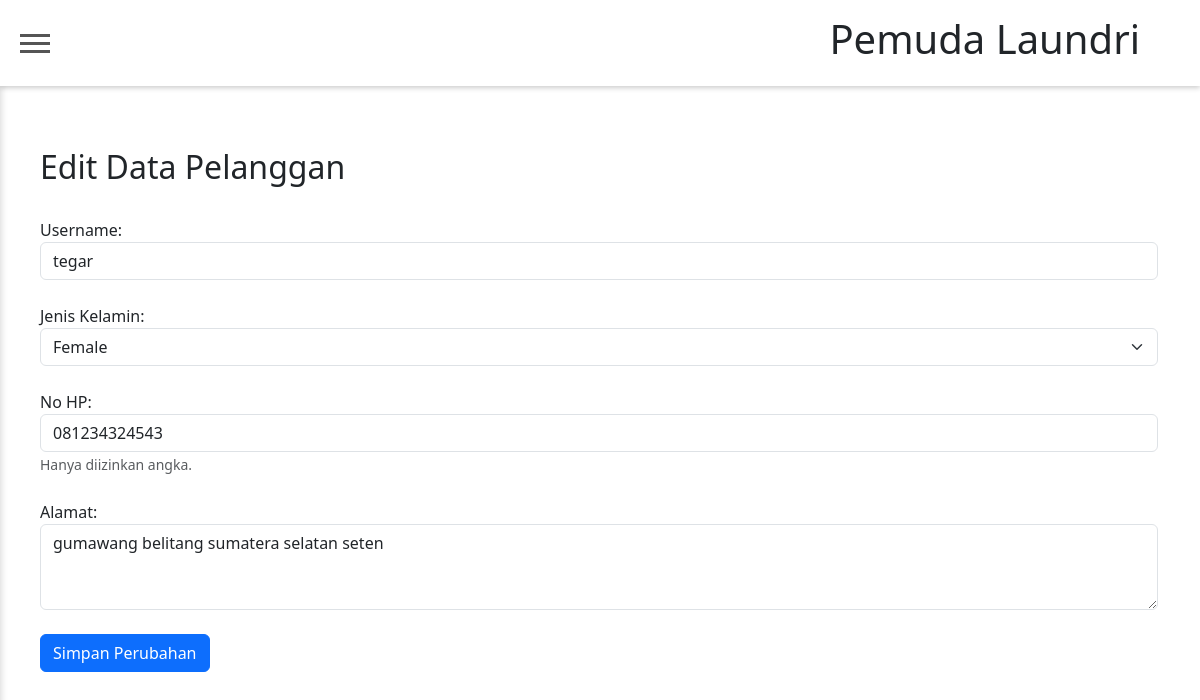
The page /admin/edit_pelanggan.php?id=2 on the database its author committed.
### tables this page shows
CREATE TABLE `pembeli` (
  `id_pelanggan` int(11) NOT NULL,
  `username` varchar(255) NOT NULL,
  `nama_pelanggan` varchar(255) NOT NULL,
  `jenis_kelamin` enum('male','female') NOT NULL,
  `telp` varchar(15) NOT NULL,
  `alamat` varchar(255) NOT NULL,
  `password` varchar(255) NOT NULL,
  `role` enum('admin','user') NOT NULL
);

### admin/edit_pelanggan.php (the view, shortened to what this page needs)
<?php
require_once '../config.php';
$id_pelanggan = $_GET['id'];
$query_select = "SELECT * FROM pembeli WHERE id_pelanggan = $id_pelanggan";
$result = mysqli_query($connect, $query_select);
$row = mysqli_fetch_assoc($result);
?>
<!DOCTYPE html>
<html lang="en">
<head>
    <link href="https://cdn.jsdelivr.net/npm/bootstrap@5.3.2/dist/css/bootstrap.min.css" rel="stylesheet"
>
</head>
<body>
    <header class="header">
        <button type="button" class="toggle" id="toggle">
            <span></span>
        </button>
        <h1>Pemuda Laundri</h1>
    </header>
    <div class="container mt-5">
        <h2>Edit Data Pelanggan</h2>
        <form action="<?= htmlspecialchars($_SERVER["PHP_SELF"]) . '?id=' . $id_pelanggan ?>" method="post">
            <br>
            <div class="form-group">
                <label for="username">Username:</label>
                <input type="text" class="form-control" name="username" id="username" value="<?= $row['username'] ?>"
                    required>
            </div>
            <br>
            <div class="form-group">
                <label for="jenis_kelamin">Jenis Kelamin:</label>
                <select class="form-select" name="jenis_kelamin" id="jenis_kelamin" required>
                    <option value="female" <?= ($row['jenis_kelamin'] === 'female') ? 'selected' : ''; ?>>Female</option>
                </select>
            </div>
            <br>
            <div class="form-group">
                <label for="telp">No HP:</label>
                <input type="tel" class="form-control" name="telp" id="telp" pattern="\d+" title="Masukkan angka saja"
                    value="<?= $row['telp'] ?>" required>
                <small id="telpHelp" class="form-text text-muted">Hanya diizinkan angka.</small>
            </div>
            <br>
            <div class="form-group">
                <label for="alamat">Alamat:</label>
                <textarea class="form-control" name="alamat" id="alamat" rows="3"
                    required><?= $row['alamat'] ?></textarea>
            </div>
            <br>
            <button type="submit" class="btn btn-primary">Simpan Perubahan</button>
        </form>
    </div>
</body>
</html>

### admin/edit_pelanggan.php (style rules this page uses)
* { margin: 0; padding: 0; }
body { background-color: white; }
.header { background: #fff; box-shadow: 0 2px 5px rgba(0, 0, 0, 0.2); padding: 15px 20px; width: 100%; position: fixed; top: 0; left: 0; z-index: 9; display: flex; align-items: center; justify-content: space-between; padding-right: 20px; }
.toggle { background: transparent; border: none; width: 30px; height: 30px; cursor: pointer; outline: 0; }
.toggle span { width: 30px; height: 3px; background: #555; display: block; position: relative; cursor: pointer; }
.toggle span:before, .toggle span:after { content: ''; position: absolute; left: 0; width: 100%; height: 100%; background: #555; transition: all 0.3s ease-out; }
.toggle span:before { top: -8px; }
.toggle span:after { top: 8px; }
.header h1 { margin-right: 40px; }
.container { padding-top: 100px; padding-left: 10px; }

### rows shown on the page
pembeli: username "tegar", jenis_kelamin "Female", telp "081234324543", alamat "gumawang belitang sumatera selatan seten"
